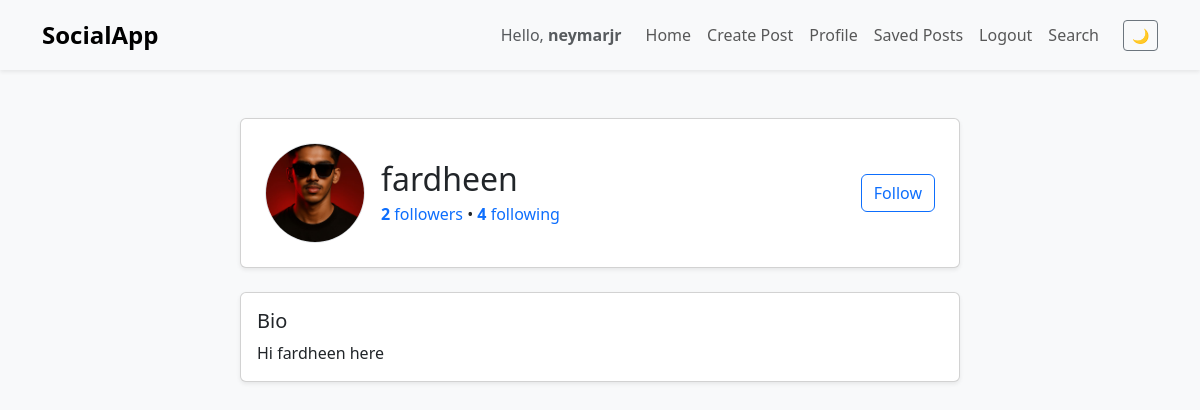
The app's page /profile/fardheen/ (signed in) with its own data.
### core/models.py (models this page shows, shortened)
class Profile(models.Model):
    user = models.OneToOneField(User, on_delete=models.CASCADE)
    profile_picture = models.ImageField(upload_to='profiles/', blank=True, null=True)
    bio = models.TextField(blank=True)
    followers = models.ManyToManyField(User, related_name='following', blank=True)

### core/views.py (the view)
# urls.py: path('profile/<str:username>/', views.profile_view, name='profile'),
@login_required
def profile_view(request, username):
    profile_user = get_object_or_404(User, username=username)
    profile = profile_user.profile
    is_own_profile = request.user == profile_user
    if is_own_profile:
        if request.method == 'POST':
            form = ProfileForm(request.POST, request.FILES, instance=profile)
            if form.is_valid():
                form.save()
                return redirect('profile', username=username)
        else:
            form = ProfileForm(instance=profile)
    else:
        form = None  # Hide form if viewing others' profiles
    return render(request, 'profile.html', {
        'profile_user': profile_user,
        'profile': profile,
        'is_own_profile': is_own_profile,
        'form': form,
    })

### core/templates/profile.html (shortened to what this page needs)
{% extends 'base.html' %}
{% load static %}
{% block content %}
<div class="container mt-5">
    <div class="row justify-content-center">
        <div class="col-md-8">
            <div class="card p-4 mb-4 shadow-sm">
                <div class="d-flex align-items-center">
                    {% if profile.profile_picture %}
                        <img src="{{ profile.profile_picture.url }}" alt="Profile Picture"
                             class="rounded-circle me-3 border" width="100" height="100" style="object-fit: cover;">
                    {% else %}
                        <img src="{% static 'default_profile.jpg' %}" alt="Default Profile Picture"
                             class="rounded-circle me-3 border" width="100" height="100" style="object-fit: cover;">
                    {% endif %}
                    <div>
                        <h2 class="mb-1">{{ profile_user.username }}</h2>
                        <p class="mb-0">
                            <a href="{% url 'followers_list' profile_user.username %}" class="text-decoration-none">
                                <strong>{{ profile.followers.count }}</strong> follower{{ profile.followers.count|pluralize }}
                            </a>
                            •
                            <a href="{% url 'following_list' profile_user.username %}" class="text-decoration-none">
                                <strong>{{ profile_user.following.count }}</strong> following
                            </a>
                        </p>
                    </div>
                    {% if not is_own_profile %}
                        <div class="ms-auto">
                            <form method="post" action="{% url 'toggle_follow' profile_user.username %}">
                                {% if request.user in profile.followers.all %}
                                    <button type="submit" class="btn btn-outline-danger">Unfollow</button>
                                {% else %}
                                    <button type="submit" class="btn btn-outline-primary">Follow</button>
                                {% endif %}
                            </form>
                        </div>
                    {% endif %}
                </div>
            </div>
            <div class="card p-3 mb-4 shadow-sm">
                <h5 class="mb-2">Bio</h5>
                <p class="mb-0">{{ profile.bio|default:"No bio yet." }}</p>
            </div>
        </div>
    </div>
</div>
{% endblock %}

### core/templates/base.html (shortened to what this page needs)
<!DOCTYPE html>
<html lang="en">
<head>
    <link href="https://cdn.jsdelivr.net/npm/bootstrap@5.3.0/dist/css/bootstrap.min.css" rel="stylesheet">
    {% load static %}
    <link rel="stylesheet" href="{% static 'css/styles.css' %}">
</head>
<body id="pageBody" class="bg-light text-dark">
    <nav id="mainNavbar" class="navbar navbar-expand-lg navbar-light bg-light shadow-sm fixed-top" style="height: 70px;">
        <div class="container">
            <a class="navbar-brand fw-bold fs-4" href="/">SocialApp</a>
            <div class="collapse navbar-collapse" id="navbarContent">
                <ul class="navbar-nav ms-auto align-items-center">
                    {% if user.is_authenticated %}
                        <li class="nav-item me-3" id="usernameGreeting">
                            Hello, <strong>{{ user.username }}</strong>
                        </li>
                        <li class="nav-item"><a class="nav-link" href="{% url 'home' %}">Home</a></li>
                        <li class="nav-item"><a class="nav-link" href="{% url 'create_post' %}">Create Post</a></li>
                        <li class="nav-item"><a class="nav-link" href="{% url 'profile' user.username %}">Profile</a></li>
                        <li class="nav-item"><a class="nav-link" href="{% url 'saved_posts' %}">Saved Posts</a></li>
                        <li class="nav-item"><a class="nav-link" href="{% url 'logout' %}" onclick="return confirm('Are you sure you want to logout?');">Logout</a></li>
                        <li class="nav-item">
                            <a class="nav-link" href="#" id="toggleSearch">Search</a>
                        </li>
                    {% else %}
                        <li class="nav-item"><a class="nav-link" href="{% url 'login' %}">Login</a></li>
                        <li class="nav-item"><a class="nav-link" href="{% url 'register' %}">Register</a></li>
                    {% endif %}
                    <li class="nav-item ms-3">
                        <button class="btn btn-sm btn-outline-secondary" id="darkModeToggle" title="Toggle dark mode">🌙</button>
                    </li>
                </ul>
            </div>
        </div>
    </nav>
    <div class="container mt-4">
        {% block content %}
        {% endblock %}
    </div>
</body>
</html>

### core/static/css/styles.css (style rules this page uses)
body { padding-top: 70px; }
#mainNavbar { height: 70px; }
#mainNavbar .navbar-brand { font-size: 1.5rem; }
body, nav, #searchBarContainer { transition: background-color 0.3s, color 0.3s; }

### records on screen
Profile: profile_picture (picture), followers.count "2", bio "Hi fardheen here"

### other values on screen
{{ user.username }} "neymarjr"
{{ profile_user.username }} "fardheen"
{{ profile_user.following.count }} "4"
